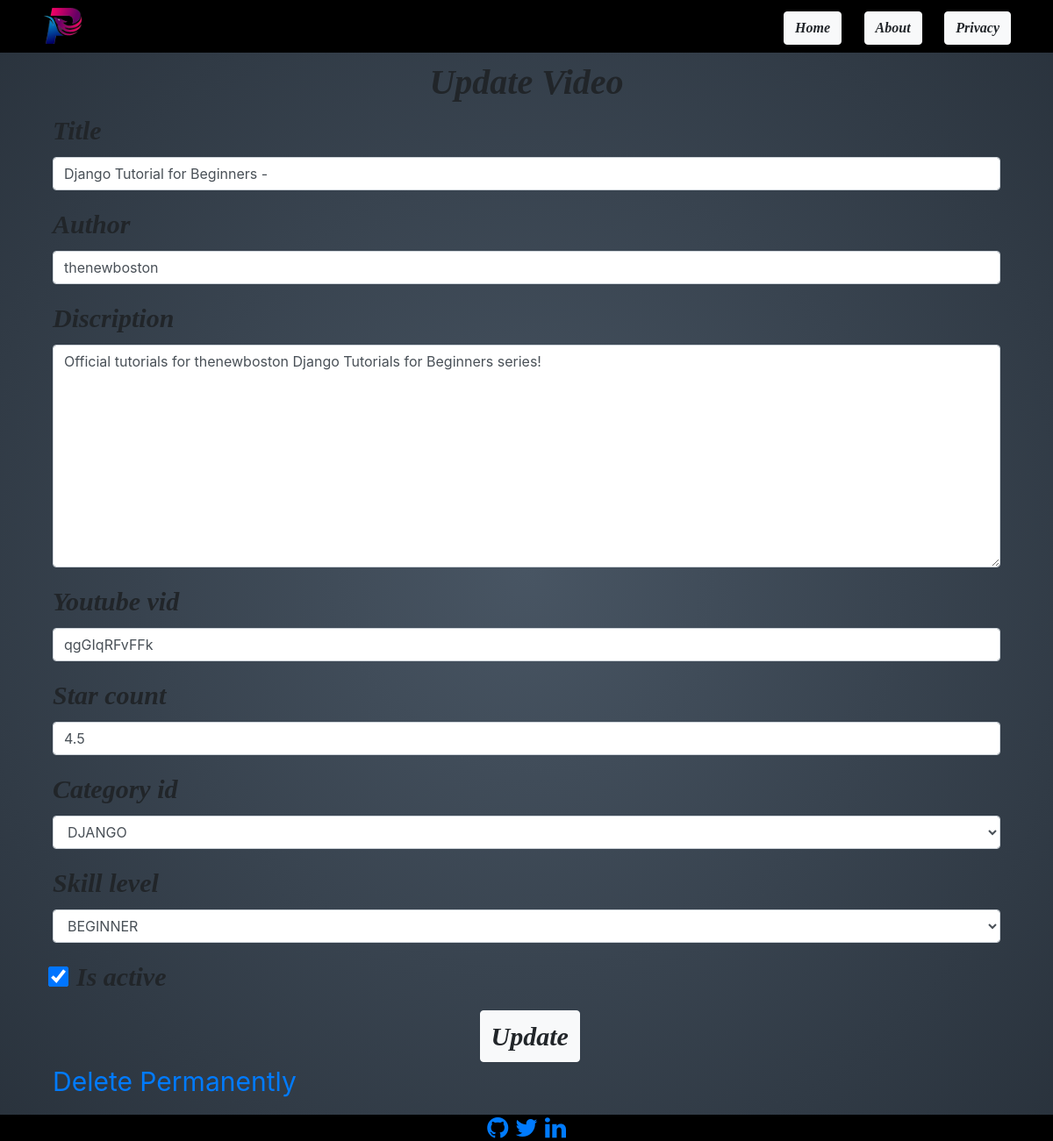
The page /video/update/2 on the database its author committed.
### videos/models.py (models this page shows, shortened)
class Video(models.Model):
    CATEGORY_CHOICES=[
        (1,'HTML/CSS'),
        (2,'JAVASCRIPT'),
        (3,'PYTHON'),
        (4,'DJANGO')
    ]
    skill_level_CHOICES=[
        (1,'BEGINNER'),
        (2,'INTERMEDIATE'),
        (3,'EXPERT')
    ]
    title=models.CharField(max_length=180,unique=True)
    author=models.CharField(max_length=64)
    discription=models.TextField(unique=True,null=True)
    youtube_vid=models.CharField(max_length=11)
    star_count=models.DecimalField(max_digits=2,decimal_places=1)
    category_id=models.IntegerField(choices=CATEGORY_CHOICES)
    skill_level=models.IntegerField(choices=skill_level_CHOICES)
    is_active=models.BooleanField(default=True)
    posted_time=models.DateTimeField(auto_now_add=True)
    updated_time=models.DateTimeField(auto_now=True)
    class Meta:
        ordering=["-star_count","title"]

### videos/views.py (the view)
# urls.py: path('update/<int:pk>', VideoUpdateView.as_view(), name='video-update'),
class VideoUpdateView(SuccessMessageMixin,UpdateView):
    model = Video
    fields=['title','author', 'discription','youtube_vid', 'star_count','category_id', 'skill_level','is_active']
    success_url=reverse_lazy("video-list")
    success_message="VIDEO UPDATED!"

### videos/templates/videos/video_form.html (shortened to what this page needs)
{% extends "first_app/base.html" %}
{% load crispy_forms_tags %}
{% block maincontent %}
<div class='container'>
    <form method="POST">
        <h1>
            {% if form.instance.pk %}
            Update Video
            {% else %}
            Add New Video
            {% endif %}
        </h1>
        {{form|crispy}}
        {% if form.instance.pk %}
        <input type="submit" id="update" class="btn btn-light credate" value="Update"><br>
        <a href="{% url 'video-delete' video.id %}">Delete Permanently</a><br><br>
        {% else %}
        <input type="submit" class="btn btn-light credate" value="Create">&nbsp;&nbsp;
        <input type="reset" class="btn btn-light credate" value="Reset"><br><br>
        {% endif %}
    </form>
</div>
{% endblock maincontent %}

### first_app/static/first_app/css/stylesheet.css (style rules this page uses)
body { font-size: 20px; background: radial-gradient(#485563,#29323c) fixed; }
.btn { font-style: italic; font-family: 'Times New Roman', Times, serif; font-weight: 900; }
.container { margin-left: 15px; }

### videos/templates/videos/video_form.html (style rules this page uses)
form h1 { text-align: center; font-style: italic; font-family: 'Times New Roman', Times, serif; font-weight: bold; }
.requiredField,.form-check-label { font-style: italic; font-family: 'Times New Roman', Times, serif; font-weight: bold; }
.form-check-label { margin-left: 7px; }
.credate { text-align: center; font-size: 30px; }
.container input[type='submit'] { text-align: center; margin-left: 40%; }
.container input[type='checkbox'] { margin-top: 16px; transform:scale(1.8); }
#update { text-align: center; margin-left: 45.05%; }

### rows shown on the page
Video: title "Django Tutorial for Beginners -", author "thenewboston", discription "Official tutorials for thenewboston Django Tutorials for Beginners series!", youtube_vid "qgGIqRFvFFk", star_count "4.5", category_id "DJANGO", skill_level "BEGINNER", is_active "☑"
